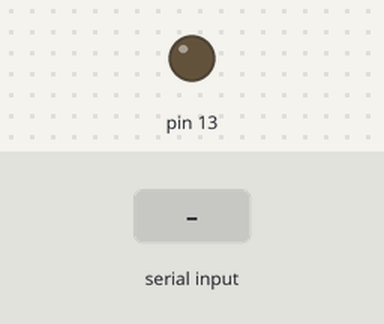
A sketch run on a simulated Arduino Uno, built with avr-gcc and run on an emulated ATmega328P. Shown: output pins drawn as LEDs (lit = HIGH). Inputs (shaded band) come from the test bench.

Above: at 1.2 s.
1.3 s: "1" received over Serial
At 2.1 s:
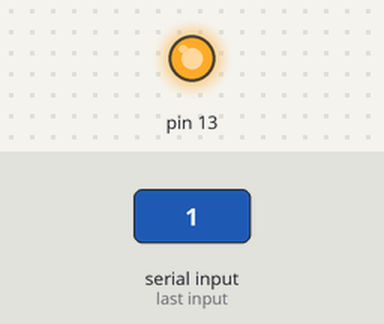
Timing chart, 0 to 4.3 s (numbered marks = the images above; inputs shaded):
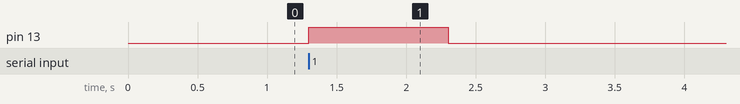

Measured:
- after the input at 1.3 s, pin 13: LOW → HIGH at once, → LOW 1.0 s later

The sketch:

JohnReadTest.ino
```cpp
void setup() {
  // put your setup code here, to run once:
  pinMode(13, OUTPUT);
  Serial.begin(9600);
}

void loop() {
  // put your main code here, to run repeatedly:
  if(Serial.available())
  {
    String val = "";
    char t;
    while(Serial.available())
    {
      t = Serial.read();
    }
    digitalWrite(13, HIGH);
    delay(1000);
    digitalWrite(13, LOW);
    delay(1000);
  }
}
```
